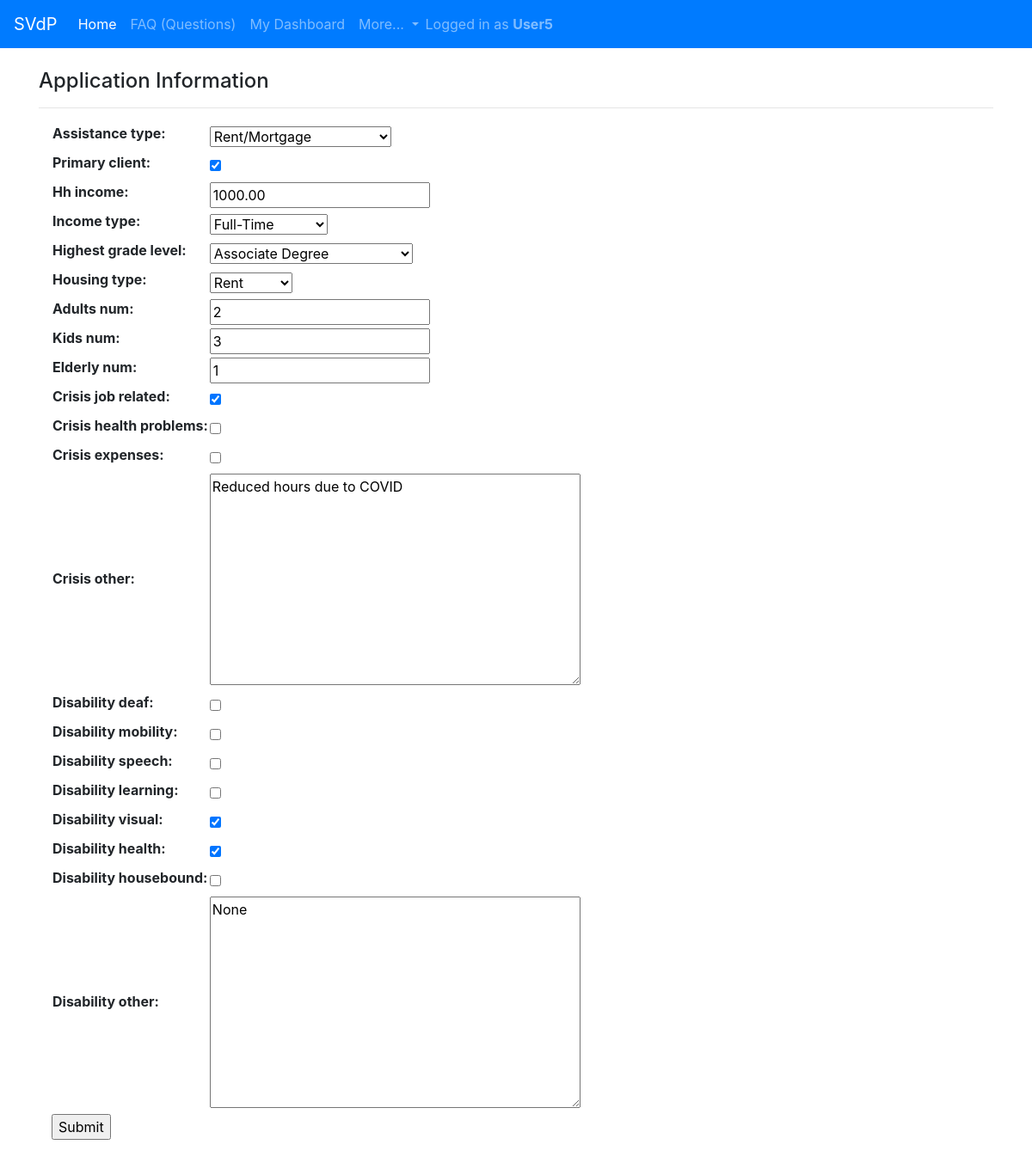
/hpapp_update/10/ (signed in), run on the app's committed database.
### home/models.py (models this page shows, shortened)
class HPAPP(models.Model):
        EDUCATION_CHOICES = [('00-08 Grade','00-08 Grade'),('09-12 Non-Graduate','09-12 Non-Graduate'),('High school Diploma or GED','High school Diploma or GED'),('Some College/Trade School','Some College/Trade School'),('Associate Degree','Associate Degree'),('4 Year College Degree','4 Year College Degree'),('Masters Degree','Masters Degree'),('PhD','PhD')]
        HOUSING_TYPE = [('NONE','NONE'),('Rent','Rent'),('Mortgage','Mortgage')]
        INCOME_TYPE = [('Full-Time','Full-Time'),('Part-Time','Part-Time'),('2nd Job','2nd Job'),('3rd Job','3rd Job'),('TANF','TANF'),('SSI','SSI'),('Pension','Pension'),('Unemployment','Unemployment')]
        RACE = [('White','White'),('Black or African American','Black or African American'),('Hispanic or Latino','Hispanic or Latino'),('Asian or Asian American','Asian or Asian American'),('American Indian or Alaska Native','American Indian or Alaska Native'),('Native Hawaiian or other Pacific Islander','Native Hawaiian or other Pacific Islander'),('American Indian or Alaska Native AND White','American Indian or Alaska Native AND White'),('Asian AND White','Asian AND White'),('Black or African American AND White','Black or African American AND White'),('American Indian or Alaska Native AND Black or African American','American Indian or Alaska Native AND Black or African American'),('Other Multiracial','Other Multiracial')]
        ASSISTANCE_REQUESTED = [('Rent/Mortgage','Rent/Mortgage'),('Rent/Mortgage & Utilities','Rent/Mortgage & Utilities')]
        contact = models.ForeignKey(Contact, on_delete=models.CASCADE)
        username = models.ForeignKey(User, on_delete=models.CASCADE)
        SSN = models.CharField(max_length=200,blank=True)
        race = models.CharField(max_length=200, choices=RACE)
        highest_grade_level = models.CharField(max_length=200, choices=EDUCATION_CHOICES)
        disability_deaf = models.BooleanField()
        disability_mobility = models.BooleanField()
        disability_speech = models.BooleanField()
        disability_learning = models.BooleanField()
        disability_visual = models.BooleanField()
        disability_health = models.BooleanField()
        disability_housebound = models.BooleanField()
        disability_other = models.TextField(blank=True)
        date_applied = models.DateTimeField(auto_now_add=True)
        date_submitted = models.DateField(null=True, blank=True)
        updated = models.DateTimeField(auto_now=True)
        primary_client = models.BooleanField()
        assistance_type = models.CharField(max_length=200, choices=ASSISTANCE_REQUESTED)
        housing_type = models.CharField(max_length=200, choices=HOUSING_TYPE)
        adults_num = models.IntegerField()
        kids_num = models.IntegerField()
        elderly_num = models.IntegerField()
        income_type = models.CharField(max_length=200, choices=INCOME_TYPE)
        hh_income = models.DecimalField(max_digits=8, decimal_places=2)
        crisis_other = models.TextField()
        crisis_job_related = models.BooleanField()
        crisis_health_problems = models.BooleanField()
        crisis_expenses = models.BooleanField()

### home/views.py (the view)
# urls.py: path('hpapp_update/<pk>/', login_required(HPAPPUpdate.as_view()), name='hpapp_update'),
class HPAPPUpdate(OwnObjectsMixin, UpdateView):
    model = HPAPP
    fields = [
            "assistance_type",
            "primary_client",
            "hh_income",
            "income_type",
            "highest_grade_level",
            "housing_type",
            "adults_num",
            "kids_num",
            "elderly_num",
            "crisis_job_related",
            "crisis_health_problems",
            "crisis_expenses",
            "crisis_other",
            "disability_deaf",
            "disability_mobility",
            "disability_speech",
            "disability_learning",
            "disability_visual",
            "disability_health",
            "disability_housebound",
            "disability_other",
        ]

### home/views.py (called while the page is built)
     def get_queryset(self):
         username = self.request.user
         return super(OwnObjectsMixin, self).get_queryset().filter(username=username)

### home/templates/home/hpapp_form.html (shortened to what this page needs)
{% extends "base.html" %}
{% load static %}
{% block content %}
<br>
<h4>Application Information</h4>
<hr>
<div class="container">
    <form method="POST" enctype="multipart/form-data">
        <table>{{ form.as_table }}</table>
        <input type="submit" value="Submit">
    </form>
</div>
<br><br>
{% endblock %}

### templates/base.html (shortened to what this page needs)
<!DOCTYPE html>
<html>
  <head>
    <link rel="stylesheet" href="https://stackpath.bootstrapcdn.com/bootstrap/4.5.2/css/bootstrap.min.css">
  </head>
  <body>
    <nav class="navbar navbar-expand-lg navbar-dark bg-primary">
      <a class="navbar-brand" href="#">SVdP</a>
      <div class="collapse navbar-collapse" id="navbarNavDropdown">
        <ul class="navbar-nav">
          <li class="nav-item active">
            <a class="nav-link" href="/home">Home <span class="sr-only">(current)</span></a>
          </li>
          <li class="nav-item">
            <a class="nav-link" href="/home/hpapp_faq">FAQ (Questions)</a>
          </li>
          {% if user.is_authenticated %}
              <li class="nav-item">
                <a class="nav-link" href="{% url 'home:dashboard' %}">My Dashboard</a>
              </li>
          {% endif %}
          <li class="nav-item dropdown">
            <a class="nav-link dropdown-toggle" href="#" id="navbarDropdownMenuLink" role="button" data-toggle="dropdown" aria-haspopup="true" aria-expanded="false">
              More...
            </a>
          </li>
        </ul>
        {% if user.is_authenticated %}
        <span class="navbar-text">
          Logged in as <b>{{ user.username }}</b>
        </span>
        {% endif %}
      </div>
    </nav>
    {% block body %}
    <div class="container">
      {% block content %}
      {% endblock %}
      {% endblock %}
   </div>
  </body>
</html>

### data on the page
HPAPP: assistance_type "Rent/Mortgage", primary_client "☑", hh_income "1000.00", income_type "Full-Time", highest_grade_level "Associate Degree", housing_type "Rent", adults_num "2", kids_num "3", elderly_num "1", crisis_job_related "☑", crisis_other "Reduced hours due to COVID", disability_visual "☑", disability_health "☑", disability_other "None"

### other printed values
{{ user.username }} "User5"
